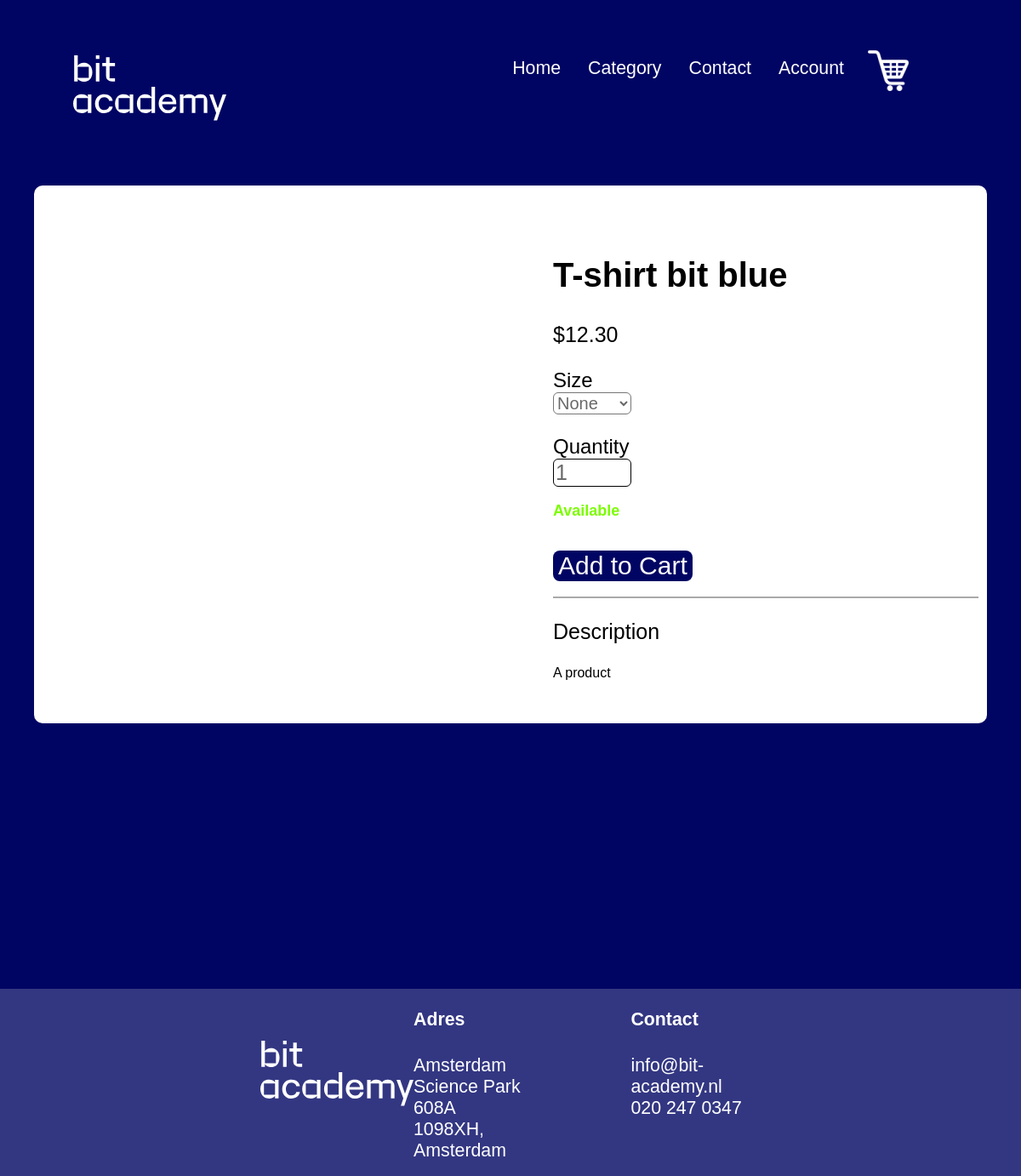
Screenshot of /Productpage/test.php?id=1 with the database file from the repository.
### tables this page shows
CREATE TABLE IF NOT EXISTS `products` (
                                                        `product_id` INT NOT NULL AUTO_INCREMENT,
                                                        `product_type` VARCHAR(45) NOT NULL,
    `name` VARCHAR(45) NOT NULL,
    `description` VARCHAR(500) NOT NULL,
    `img_url` VARCHAR(500) NOT NULL,
    `color` VARCHAR(80) NOT NULL,
    `price` DECIMAL(10,2) NOT NULL,
    `in_stock` INT NOT NULL,
    PRIMARY KEY (`product_id`),
    INDEX `fk_products_product_types1_idx` (`product_type` ASC),
    INDEX `fk_products_colors1_idx` (`color` ASC),
    CONSTRAINT `fk_products_product_types1`
    FOREIGN KEY (`product_type`)
    REFERENCES `product_types` (`product_type`)
    ON DELETE NO ACTION
    ON UPDATE NO ACTION,
    CONSTRAINT `fk_products_colors1`
    FOREIGN KEY (`color`)
    REFERENCES `colors` (`color`)
    ON DELETE NO ACTION
    ON UPDATE NO ACTION);

### php/Database.php (called while the page is built, shortened)
<?php
class Database {
    private $host = "";
    private $dbname = "";
    private $port = "";
    private $user = "";
    private $pass = "";
    public function __construct ($host, $dbname, $port, $user, $pass) {
        $this->host = $host;
        $this->dbname = $dbname;
        $this->port = $port;
        $this->user = $user;
        $this->pass = $pass;
    }
    private function dbh () {
        $dbh = new PDO('mysql:host='.$this->host.';dbname='.$this->dbname.';port='.$this->port, $this->user, $this->pass);
        return $dbh;
    }
    public function getRecordsFromTable ($tableName, $columnName, $columnValue) {
        $query = "SELECT * FROM $tableName WHERE $columnName = '$columnValue'";
        $records = array();
        foreach ($this->dbh()->query($query) as $row) {
            $records[] = $row;
        }
        return $records;
    }
}

### Productpage/test.php (the view, shortened to what this page needs)
<!DOCTYPE html>
<html>
<head>
    <link rel="stylesheet" type="text/css" href="../style.css">
</head>
<body>
<?php
require_once "../php/Database.php";
$db = new Database("localhost", "bit_academy", "3306", "root", "");
$db->checkConnectionToDatabase();
$product = $db->getRecordsFromTable("products", "product_id", $_GET['id']);
?>
<header>
    <nav id= "menu">
        <ul>
            <li><img id="bit-img" src="../img/logo.svg"></li>
            <li style = "float: right" ><a href="../Cartpage/Cart.php"><img src="../img/Cart.png" id="cart"></a></li>
            <li style = "float: right"><a href = "">Account</a></li>
            <li style = "float: right"><a href = "../contact_pagina/Contact.php">Contact</a></li>
            <li class = "dropdown" style="float: right;">
                <a href = "javascript:void(0)" class="dropbtn">Category</a>
                    <?php
                    require_once "../php/Database.php";
                    $db = new Database("localhost", "bit_academy", "3306", "root", "");
                    ?>
            </li>
            <li style = "float: right"><a href="../index.php" target = "_self">Home</a></li>
        </ul>
    </nav>
</header>
<div id="content" style="background-color:white">
    <div class="row">
        <div class="column" >
        </div>
        <form class="column" action="../Cartpage/Cart.php" method="post">
            <h2 id="productname"><?php echo $product[0]['name'] ?></h2>
            <p>$<?php echo $product[0]['price'] ?></p>
            <?php if ($db->getRecordsFromTable("product_has_sizes", "product_id", $_GET['id'])) { ?>
                <p id="text">Size</p>
                <select name="size" id="size" required>
                    <option value="">None</option>
                </select>
            <?php } ?>
            <br>
            <p id="tekst">Quantity</p>
            <input type="number" id="quantity" name="quantity" max="25" min="1" value="1" required>
            <?php
            if($product[0]['in_stock'] > 0){
                echo '<p id="in_stock" style="color: lawngreen; font-weight: bolder">Available</p>';
            }else{
                echo '<p id="in_stock" style="color: red; font-weight: bolder">Not available</p>';
            }
            ?>
            <br>
            <?php
            if($product[0]['in_stock'] >= 1){
                echo '<input type="submit" id="button" value="Add to Cart"> ';
            }
            else{
                echo '<div id="disabled-add-to-cart">';
                echo 'Add to Cart';
                echo '</div>';
            }
            ?>
            <br>
            <br>
            <div id="line"></div>
            <p>Description</p>
            <article><?php echo $product[0]['description'] ?></article>
        </form>
    </div>
</div>
</body>
<footer>
    <img src="../img/logo.svg"  id="bit-img">
    <div id="footer-content">
        <div id="footer-adres">
            <h4>Adres</h4>
            <a> Amsterdam<br>
                Science Park 608A<br>
                1098XH, Amsterdam<br>
            </a>
        </div>
        <div id="footer-contact">
            <h4>Contact</h4>
            <a href="https://mail.google.com/mail/?view=cm&fs=1&tf=1&to=info@bit-academy.nl"  style="text-decoration: none"> info@bit-academy.nl</a><br>
            <a href="tel:020 247 0347" style="text-decoration: none">020 247 0347</a>
        </div>
    </div>
</footer>
</html>

### style.css (style rules this page uses)
#menu { font-size: 1.333rem; margin: 30px; margin-right: 10%; overflow: hidden; }
nav ul { list-style-type: none; overflow: hidden; background-color: rgb(0 5 99); }
nav li { float: left; font-family: "Roobert", "Helvetica", "Arial", sans-serif; font-size: 1.333rem; font-weight: 500; line-height: 1.5; color: rgb(255 255 255); }
nav li a { display: inline-block; text-align: center; color: white; padding: 14px 16px; text-decoration: none; }
nav li img { display: inline-block; text-align: center; padding: 14px 16px; }
li a, .dropbtn { display: inline-block; color: white; text-align: center; padding: 14px 16px; text-decoration: none; }
li.dropdown { display: inline-block; }
* { box-sizing: border-box; }
body { background-color: #000563; font-family: "Roobert", "Helvetica", "Arial", sans-serif; margin:0; }
footer { height: 220px; width: 100%; bottom: 0; background: rgb(51 55 130); padding:4.6875rem 306px 6rem; float: left; color: rgb(255 255 255); display: flex; flex-direction: row; align-items: center; justify-content: space-around; margin-top: 100px; }
#footer-content { justify-content: flex-start; margin-top: 0; display: flex; flex-wrap: nowrap; flex-direction: row; align-content: space-around; align-items: stretch; font-size: 1.333rem; }
#footer-adres { margin-right: 100px; }
#footer-content a { text-decoration: none; color: white; }
.column { float: left; width: 50%; padding: 50px; height: 100%; }
.row:after { content: ""; display: table; clear: both; }
#productname { color: black; font-size: 40px; }
p { color: black; font-size: 25px; }
select#size { background-color: white; width: 20%; font-size: 20px; border-radius: 6px; }
input#quantity { background-color: white; width: 20%; font-size: 25px; border: black solid 1px; border-radius: 6px; }
p#text { margin-bottom: 0; font-size: 24px; }
#tekst { margin-bottom: 0; font-size: 24px; }
#button { font-size: 30px; border-radius: 8px; border: none; background-color: #000563; color: white; }
article { font-family: "Roobert", "Helvetica", "Arial", sans-serif; color:black; }
#content { border-radius: 10px; margin-right: 40px; margin-bottom: 212px; margin-left: 40px; height: 100%; }
#in_stock { font-size: 18px; }
#line { color: rgb(0 0 0); width: 500px; border: 1px solid rgb(169 169 169); }
#cart { margin: -20px; }
#price, #quantity, #size { font-size: 20px; color: dimgray; font-weight: 200; }

### rows the page displays
products: name "T-shirt bit blue", price "12.30", description "A product"
